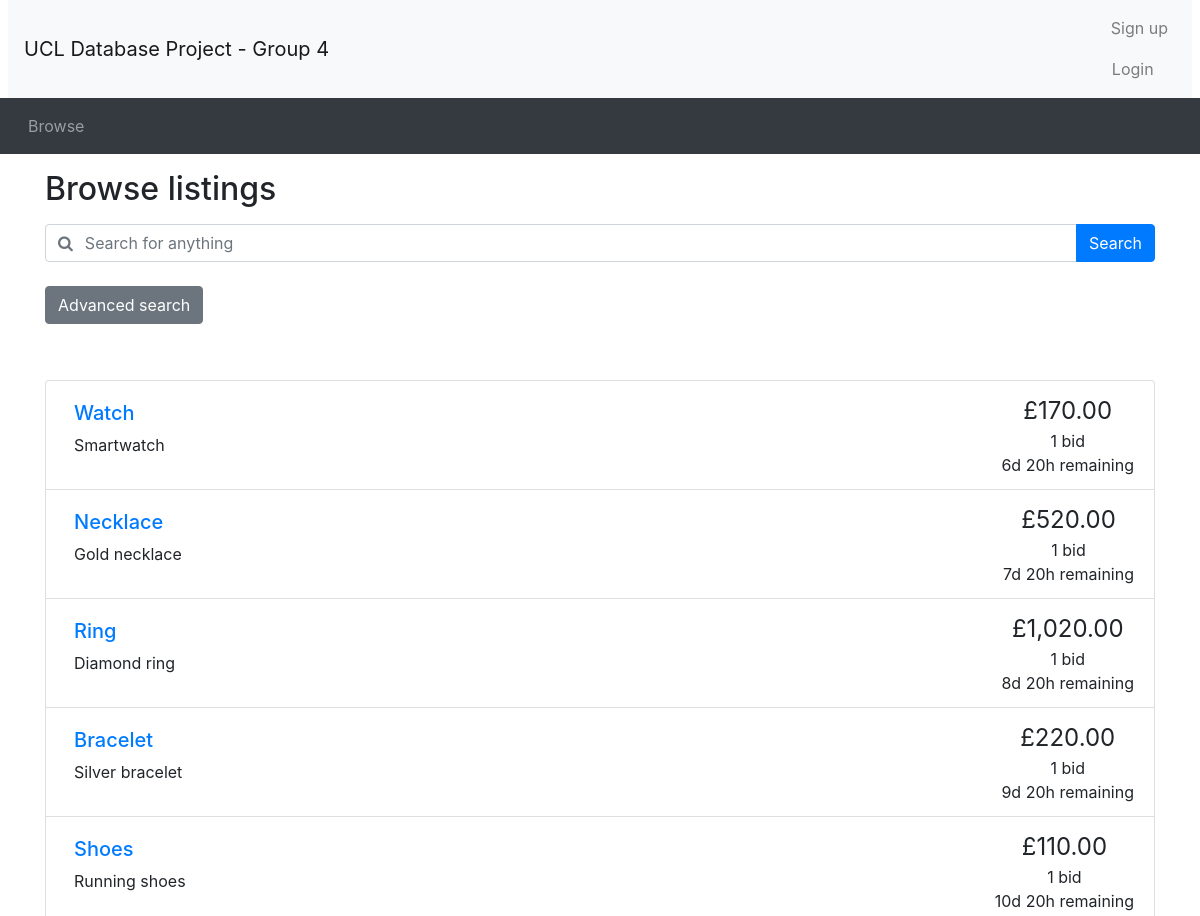
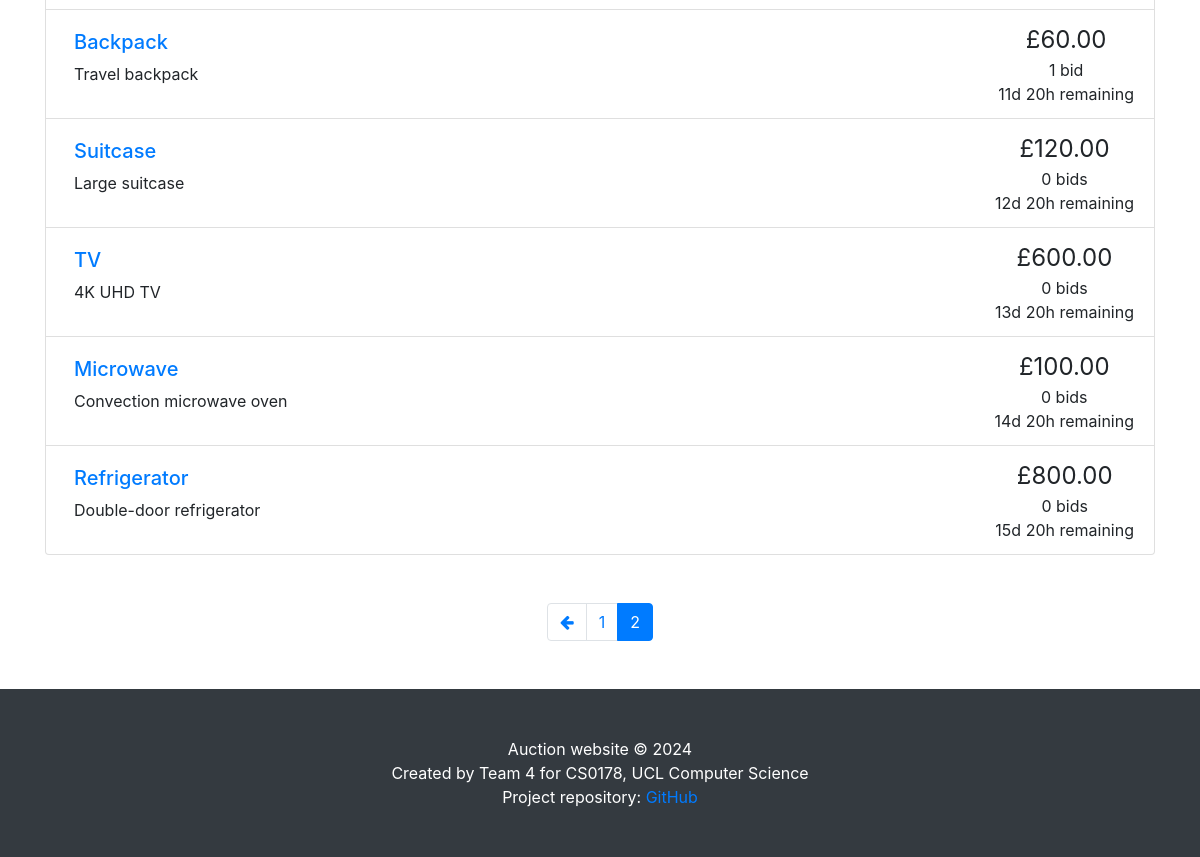
Page /browse.php?page=2 on the committed database (2 pictures, top to bottom).
### tables this page shows
CREATE TABLE `auctions` (
    `item_id` INT PRIMARY KEY AUTO_INCREMENT,
    `title` VARCHAR(50) UNIQUE NOT NULL,
    `details` TEXT,
    `category` VARCHAR(30) NOT NULL,
    `startPrice` DECIMAL(10, 2) NOT NULL,
    `reservePrice` DECIMAL(10, 2) DEFAULT NULL,
    `startDate` DATETIME NOT NULL,
    `endDate` DATETIME NOT NULL,
    `seller_id` INT NOT NULL,
    `status` ENUM('active', 'closed', 'cancelled') NOT NULL DEFAULT 'active',
    FOREIGN KEY (`seller_id`) REFERENCES `seller` (`user_id`) ON DELETE CASCADE
);

CREATE TABLE `bids` (
    `bid_id` INT PRIMARY KEY AUTO_INCREMENT,
    `buyer_id` INT NOT NULL,
    `item_id` INT NOT NULL,
    `bidPrice` DECIMAL(10, 2) NOT NULL,
    `bidTime` DATETIME NOT NULL,
    FOREIGN KEY (`buyer_id`) REFERENCES `buyer` (`user_id`) ON DELETE CASCADE,
    FOREIGN KEY (`item_id`) REFERENCES `auctions` (`item_id`) ON DELETE CASCADE
);

### utilities.php (the view, shortened to what this page needs)
<?php
function display_time_remaining($interval)
{
    if ($interval->days == 0 && $interval->h == 0) {
        $time_remaining = $interval->format('%im %Ss');
    } else if ($interval->days == 0) {
        $time_remaining = $interval->format('%hh %im');
    } else {
        $time_remaining = $interval->format('%ad %hh');
    }
    return $time_remaining;
}
function print_listing_li($item_id, $title, $desc, $price, $num_bids, $end_time, $status)
{
    if (strlen($desc) > 250) {
        $desc_shortened = substr($desc, 0, 250) . '...';
    } else {
        $desc_shortened = $desc;
    }
    if ($num_bids == 1) {
        $bid = ' bid';
    } else {
        $bid = ' bids';
    }
    if ($status == 'cancelled') {
        $time_remaining = 'Auction cancelled';
    } elseif ($status == 'closed') {
        $time_remaining = 'Auction closed';
    } else {
        $end_time = new DateTime($end_time);
        $now = new DateTime();
        if ($now > $end_time) {
            $time_remaining = 'Auction closed';
        } else {
            $time_to_end = date_diff($now, $end_time);
            $time_remaining = display_time_remaining($time_to_end) . ' remaining';
        }
    }
    echo ('
    <li class="list-group-item d-flex justify-content-between">
    <div class="p-2 mr-5"><h5><a href="listing.php?item_id=' . $item_id . '">' . $title . '</a></h5>' . $desc_shortened . '</div>
    <div class="text-center text-nowrap"><span style="font-size: 1.5em">£' . number_format($price, 2) . '</span><br/>' . $num_bids . $bid . '<br/>' . $time_remaining . '</div>
  </li>'
    );
}
?>

### browse.php (shortened to what this page needs)
<?php include_once("header.php") ?>
<?php require("utilities.php") ?>
<div class="container">
	<h2 class="my-3">Browse listings</h2>
	<?php include_once "search_bar.php" ?>
</div>
<?php
if (!isset($_GET['page'])) {
	$curr_page = 1;
} else {
	$curr_page = $_GET['page'];
}
$curr_page = (int)$curr_page;
$sql = "SELECT * FROM auctions";
$result_q = mysqli_query($con, $sql);
$num_results = mysqli_num_rows($result_q);
$results_per_page = 10;
$max_page = ceil($num_results / $results_per_page);
?>
<div class="container mt-5">
	<ul class="list-group">
		<?php
		if ($result_q->num_rows <= 0) {
			echo "No accessible auctions.";
		} else {
			if ($curr_page != "") {
				$sql .= " LIMIT " . (($curr_page - 1) * $results_per_page) . ", $results_per_page";
			}
			$result_q = mysqli_query($con, $sql);
			while ($fetch = mysqli_fetch_array($result_q)) {
				$item_id = $fetch['item_id'];
				$title = $fetch['title'];
				$description = $fetch['details'];
				$bid_sql = "SELECT bidPrice FROM bids WHERE item_id = $item_id ORDER BY bidPrice DESC";
				$bid_result = mysqli_query($con, $bid_sql);
				$num_bids = mysqli_num_rows($bid_result);
				if ($num_bids > 0) {
					$current_price = mysqli_fetch_array($bid_result)[0];
				} else {
					$current_price = $fetch['startPrice'];
				}
				$status = $fetch['status'];
				$end_date = $fetch['endDate'];
				print_listing_li($item_id, $title, $description, $current_price, $num_bids, $end_date, $status);
			}
		}
		?>
	</ul>
	<nav aria-label="Search results pages" class="mt-5">
		<ul class="pagination justify-content-center">
			<?php
			if ($result_q->num_rows > 0) {
				$querystring = "";
				$high_page_boost = max(3 - $curr_page, 0);
				$low_page_boost = max(2 - ($max_page - $curr_page), 0);
				$low_page = max(1, $curr_page - 2 - $low_page_boost);
				$high_page = min($max_page, $curr_page + 2 + $high_page_boost);
				if ($curr_page != 1) {
					echo ('
    <li class="page-item">
      <a class="page-link" href="browse.php?' . $querystring . 'page=' . ($curr_page - 1) . '" aria-label="Previous">
        <span aria-hidden="true"><i class="fa fa-arrow-left"></i></span>
        <span class="sr-only">Previous</span>
      </a>
    </li>');
				}
				for ($i = $low_page; $i <= $high_page; $i++) {
					if ($i == $curr_page) {
						echo ('
    <li class="page-item active">');
					} else {
						echo ('
    <li class="page-item">');
					}
					echo ('
      <a class="page-link" href="browse.php?' . $querystring . 'page=' . $i . '">' . $i . '</a>
    </li>');
				}
			}
			?>
		</ul>
	</nav>
</div>
<?php include_once("footer.php") ?>

### rows in the picture
auctions: title "Watch", details "Smartwatch", bids.bidPrice "170.00", num_bids "1", bid "bid", endDate "6d 20h remaining"
auctions: title "Necklace", details "Gold necklace", bids.bidPrice "520.00", num_bids "1", bid "bid", endDate "7d 20h remaining"
auctions: title "Ring", details "Diamond ring", bids.bidPrice "1,020.00", num_bids "1", bid "bid", endDate "8d 20h remaining"
auctions: title "Bracelet", details "Silver bracelet", bids.bidPrice "220.00", num_bids "1", bid "bid", endDate "9d 20h remaining"
auctions: title "Shoes", details "Running shoes", bids.bidPrice "110.00", num_bids "1", bid "bid", endDate "10d 20h remaining"
auctions: title "Backpack", details "Travel backpack", bids.bidPrice "60.00", num_bids "1", bid "bid", endDate "11d 20h remaining"
auctions: title "Suitcase", details "Large suitcase", startPrice "120.00", num_bids "0", bid "bids", endDate "12d 20h remaining"
auctions: title "TV", details "4K UHD TV", startPrice "600.00", num_bids "0", bid "bids", endDate "13d 20h remaining"
auctions: title "Microwave", details "Convection microwave oven", startPrice "100.00", num_bids "0", bid "bids", endDate "14d 20h remaining"
auctions: title "Refrigerator", details "Double-door refrigerator", startPrice "800.00", num_bids "0", bid "bids", endDate "15d 20h remaining"
